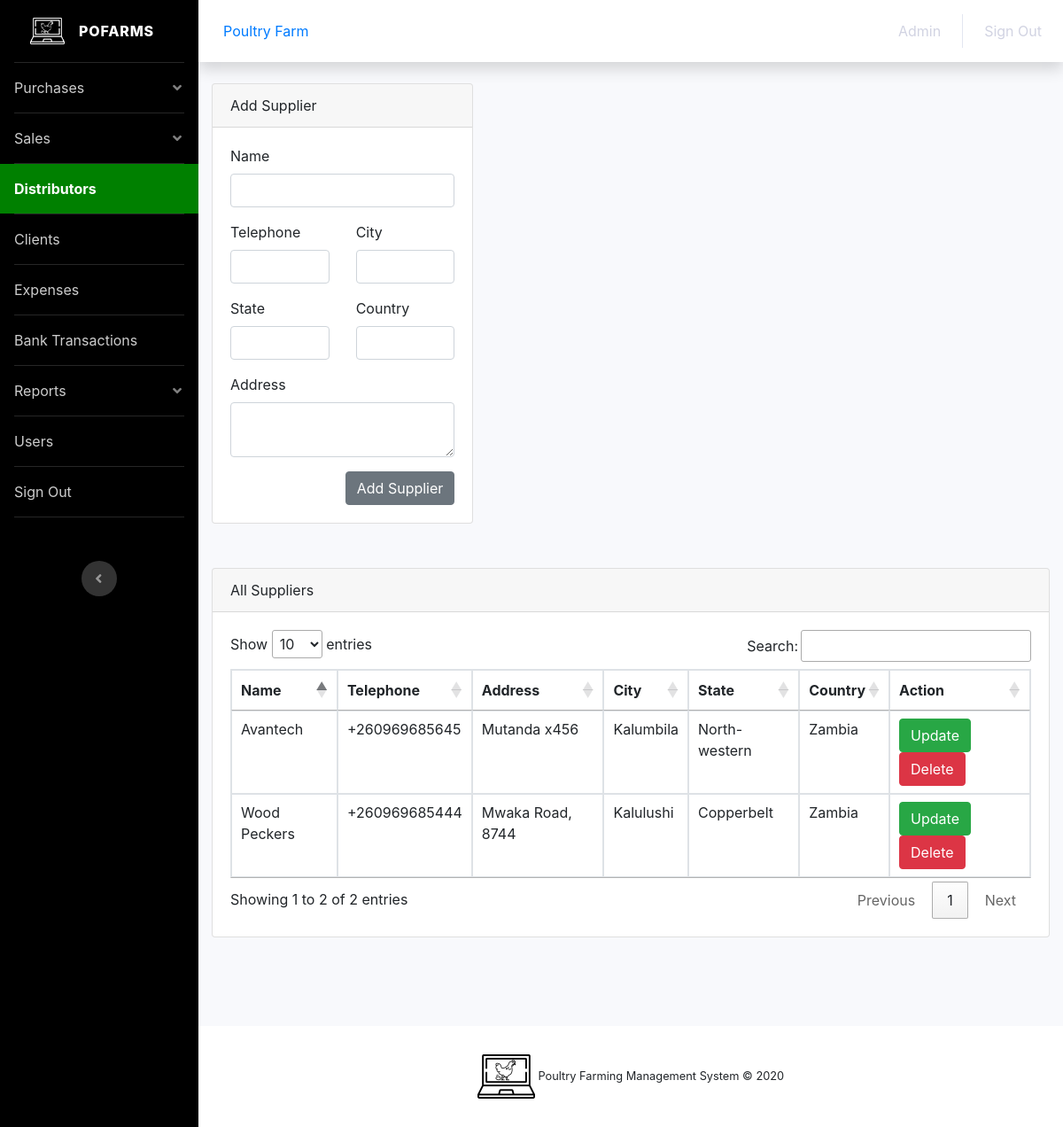
Page /distributor.php (signed in) on the committed database.
### tables this page shows
CREATE TABLE `suppliers` (
  `id` int(15) NOT NULL,
  `name_idd` varchar(50) NOT NULL,
  `name` varchar(50) NOT NULL,
  `telephone` varchar(25) NOT NULL,
  `city` varchar(50) NOT NULL,
  `state` varchar(50) NOT NULL,
  `country` varchar(50) NOT NULL,
  `address` text NOT NULL
);

### database/server.php (called while the page is built, shortened)
<?php
$u_telephone ="";
$u_name ="";
$u_city ="";
$u_state ="";
$u_country ="";
$edit_state ="";
?>

### distributor.php (the view, shortened to what this page needs)
<?php
include 'database/config.php';
$comp_name = $_SESSION['name'];
?>
<!DOCTYPE html>
<html lang="en">
<head>
  <link rel="stylesheet" type="text/css" href="assets/css/styles.css">
  <link href="https://cdnjs.cloudflare.com/ajax/libs/font-awesome/5.13.0/css/all.min.css" rel="stylesheet">
  <link rel="stylesheet" href="https://stackpath.bootstrapcdn.com/font-awesome/4.5.0/css/font-awesome.min.css">
  <link href="https://cdnjs.cloudflare.com/ajax/libs/bootstrap-datepicker/1.7.1/css/bootstrap-datepicker.min.css" rel="stylesheet"/>
  <link href="assets/css/dashboard.css" rel="stylesheet">
  <link rel="stylesheet" type="text/css" href="assets/css/styles.css">
  <link rel="stylesheet" type="text/css" href="//cdn.datatables.net/1.10.21/css/jquery.dataTables.min.css">
  <link rel="stylesheet" href="https://stackpath.bootstrapcdn.com/bootstrap/4.5.0/css/bootstrap.min.css">
  <link rel="stylesheet" href="https://maxcdn.bootstrapcdn.com/bootstrap/4.0.0/css/bootstrap.min.css">
  <link rel="stylesheet" href="https://cdnjs.cloudflare.com/ajax/libs/font-awesome/4.7.0/css/font-awesome.min.css">
</head>
<body id="page-top">
  <div id="wrapper">
    <ul class="navbar-nav bg-gradient-black sidebar sidebar-dark accordion" id="accordionSidebar">
      <a class="sidebar-brand d-flex align-items-center justify-content-center" href="dashboard.php">
        <div class="sidebar-brand-icon">
          <div class="logo-header"><img src="assets/img/pofarms_white.png"></div>
        </div>
        <div class="sidebar-brand-text mx-3">Pofarms</div>
      </a>
      <hr class="sidebar-divider my-0">
      <li class="nav-item">
        <a href="#collapsePurchase" class="nav-link" data-toggle="collapse" role="button" aria-expanded="false" aria-controls="collapsePurchase">Purchases</a>
      </li>
      <hr class="sidebar-divider my-0">
      <li class="nav-item">
        <a href="#collapseSales" class="nav-link" data-toggle="collapse" role="button" aria-expanded="false" aria-controls="collapsePurchase">Sales</a>
      </li>
      <li class="nav-item active">
        <a href="distributor.php" class="nav-link">Distributors</a>
      </li>
      <hr class="sidebar-divider my-0">
      <li class="nav-item">
        <a href="client.php" class="nav-link">Clients</a>
      </li>
      <hr class="sidebar-divider my-0">
      <li class="nav-item">
        <a href="expense.php" class="nav-link">Expenses</a>
      </li>
      <hr class="sidebar-divider my-0">
      <li class="nav-item">
        <a href="bank.php" class="nav-link">Bank Transactions</a>
      </li>
      <hr class="sidebar-divider my-0">
      <li class="nav-item">
        <a href="#collapseReports" class="nav-link" data-toggle="collapse" role="button" aria-expanded="false" aria-controls="collapsePurchase">Reports</a>
      </li>
      <hr class="sidebar-divider my-0">
      <li class="nav-item">
        <a href="users.php" class="nav-link">Users</a>
      </li>
      <hr class="sidebar-divider my-0">
      <li class="nav-item">
        <a href="signout.php" class="nav-link">Sign Out</a>
      </li>
      <hr class="sidebar-divider my-0">
      <div class="text-center d-none d-md-inline">
        <button class="rounded-circle border-0" id="sidebarToggle"></button>
      </div>
    </ul>
    <div id="content-wrapper" class="d-flex flex-column">
      <div id="content">
        <nav class="navbar navbar-expand navbar-light bg-white topbar mb-4 static-top shadow">
          <div class="nav-item"><a href="dashboard.php" class="nav-link"><?php echo $_SESSION['name']; ?></a></div>
          <ul class="navbar-nav ml-auto">
            <li class="nav-item">
              <a href="#" class="nav-link"><?php echo $_SESSION['type']; ?></a>
            </li>
            <li class="nav-item">
              <a href="signout.php" class="nav-link">Sign Out</a>
            </li>
          </ul>
        </nav>
        <div class="container-fluid">
          <div class="row">
            <div class="col-xl-4 col-lg-7">
              <div class="card">
                <div class="card-header">Add Supplier</div>
                <div class="card-body">
                  <div class="form">
                    <form method="post">
                      <div class="form-group">
                        <label>Name</label>
                    <div class="form-group">
                      <input type="text" name="name" class="form-control" required="" value="<?php echo $u_name; ?>">
                    </div>
                  </div>
                  <div class="row">
                    <div class="col-xl-6">
                      <div class="form-group">
                        <label>Telephone</label>
                        <input type="text" name="telephone" class="form-control" required="" value="<?php echo $u_telephone; ?>">
                      </div>
                    </div>
                    <div class="col-xl-6">
                      <div class="form-group">
                        <label>City</label>
                        <input type="text" name="city" class="form-control" required="" value="<?php echo $u_city; ?>">
                      </div>
                    </div>
                  </div>
                  <div class="row">
                    <div class="col-xl-6">
                      <div class="form-group">
                        <label>State</label>
                        <input type="text" name="state" class="form-control" required="" value="<?php echo $u_state; ?>">
                      </div>
                    </div>
                    <div class="col-xl-6">
                      <div class="form-group">
                        <label>Country</label>
                        <input type="text" name="country" class="form-control" required="" value="<?php echo $u_country; ?>">
                      </div>
                    </div>
                  </div>
                  <div class="form-group">
                    <label>Address</label>
                    <textarea name="address" class="form-control"><?php echo $u_address; ?></textarea>
                  </div>
                  <?php if ($edit_state == false) {?>
                      <input type="submit" name="add-supplier" value="Add Supplier" class="btn btn-secondary float-right">
                     <?php } else {?>
                      <input type="submit" name="update-supplier" value="Update Supplier" class="btn btn-success float-right">
                     <?php } ?>
                    </form>
                  </div>
                </div>
              </div>
            </div>
            <div class="col-xl-4">
            </div>
          </div>
          <div class="row">
            <div class="col-xl-12 col-lg-7">
              <div class="card">
                <div class="card-header" id="suppliers">All Suppliers</div>
                <div class="card-body">
                  <div class="responsive-table">
                    <table id="chicken" class="table table-bordered">
                      <thead>
                        <tr>
                          <th>Name</th>
                          <th>Telephone</th>
                          <th>Address</th>
                          <th>City</th>
                          <th>State</th>
                          <th>Country</th>
                          <th>Action</th>
                        </tr>
                      </thead>
                      <tbody>
                        <?php
                      $query = "SELECT * FROM `suppliers` WHERE name_idd = '$comp_name' ORDER BY id DESC";
                      $fetch = $mysqli->query($query) or die($mysqli->error.__LINE__);
                      while($row = $fetch->fetch_assoc()){ ?>
                        <tr>
                          <td><?php echo $row['name']; ?></td>
                          <td><?php echo $row['telephone']; ?></td>
                          <td><?php echo $row['address']; ?></td>
                          <td><?php echo $row['city']; ?></td>
                          <td><?php echo $row['state']; ?></td>
                          <td><?php echo $row['country']; ?></td>
                          <td>
                            <a href="distributor.php?update=<?php echo $row['id']; ?>" class="btn btn-success">Update</a>
                            <a href="database/delete.php?delete_supplier=<?php echo $row['id']; ?>" class="btn btn-danger">Delete</a>
                          </td>
                        </tr>
                      <?php } ?>
                      </tbody>
                    </table>
                  </div>
                </div>
              </div>
            </div>
          </div>
        </div>
      </div>
      <footer class="sticky-footer bg-white">
        <div class="container my-auto">
          <div class="copyright text-center my-auto">
            <div class="logo-footer">
              <img src="assets/img/pofarms_black.png">
              <span>Poultry Farming Management System &copy; 2020</span>
            </div>
          </div>
        </div>
      </footer>
    </div>
  </div>
</body>
</html>

### assets/css/styles.css (style rules this page uses)
.bg-gradient-black { background-color: #000; }
.sidebar li:hover, .sidebar .active { background-color: green; }
.logo-header img { height: 30px; }
.logo-footer img { height: 50px; bottom: 0; }
table tbody tr td a { color: #333; }

### rows in the picture
suppliers: name "Wood Peckers", telephone "+260969685444", address "Mwaka Road, 8744", city "Kalulushi", state "Copperbelt", country "Zambia"
suppliers: name "Avantech", telephone "+260969685645", address "Mutanda x456", city "Kalumbila", state "North-western", country "Zambia"

### other values in the picture
$_SESSION['name'] "Poultry Farm"
$_SESSION['type'] "Admin"
